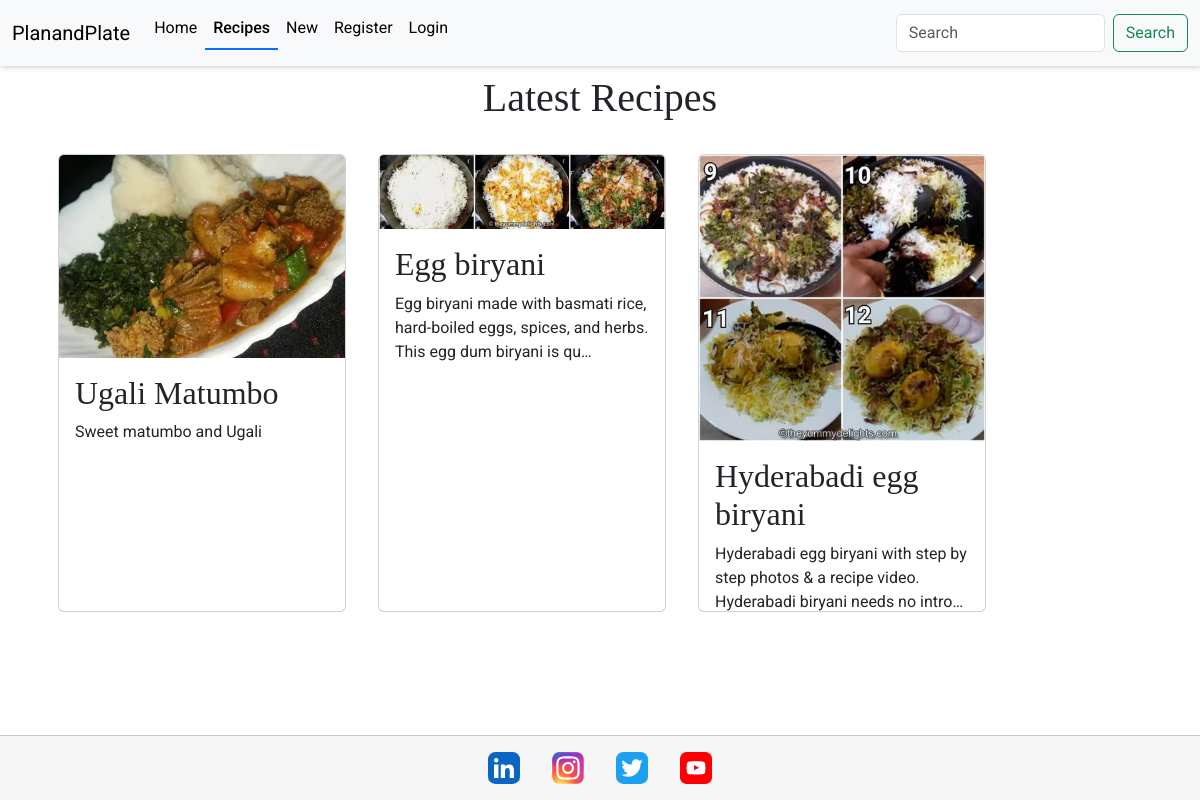
Screenshot of /recipes/recipes/ with the database file from the repository.
### recipes/models.py (models this page shows, shortened)
class Recipe(models.Model):
    user = models.ForeignKey(
        User, related_name="recipe_owner", on_delete=models.CASCADE
    )
    title = models.CharField(max_length=300, null=False, blank=False)
    description = models.CharField(max_length=500, null=False, blank=False)
    instructions = RichTextField(max_length=10000, null=False, blank=False)
    ingredients = RichTextField(max_length=10000, null=False, blank=False)
    image = ResizedImageField(
        size=[400, None],
        quality=75,
        upload_to="recipes/",
        force_format="WEBP",
        blank=False,
        null=False,
    )
    image_alt = models.CharField(max_length=100, null=False, blank=False)
    meal_type = models.CharField(max_length=50, choices=MEAL_TYPES, default="breakfast")
    cuisine_types = models.CharField(
        max_length=100, choices=CUISINE_TYPES, default="african"
    )
    calories = models.IntegerField()
    posted_date = models.DateTimeField(auto_now=True)
    class Meta:
        ordering = ["-posted_date"]

### recipes/views.py (the view)
# urls.py: path("recipes/", Recipes.as_view(), name="recipes"),
class Recipes(ListView):
    template_name = "recipes/recipes.html"
    model = Recipe
    context_object_name = "recipes"
    def get_queryset(self, **kwargs):
        query = self.request.GET.get("q")
        if query:
            recipes = self.model.objects.filter(
                Q(title__icontains=query)
                | Q(description__icontains=query)
                | Q(instructions__icontains=query)
                | Q(cuisine_types__icontains=query)
            )
        else:
            recipes = self.model.objects.all()
        return recipes

### recipes/templates/recipes/recipes.html (shortened to what this page needs)
{% extends 'base.html' %}
{% block content %}
<h1 class="text-center p-2">
 Latest Recipes
</h1>
<div class="container d-flex flex-row flex-wrap justify-context-center">
    {% for recipe in recipes %}
    <a class="recipes" href="{% url 'recipe_detail' recipe.id %}" aria-label="Click to view {{recipe.title}}">
        <div class="card m-3" style="width: 18rem;">
            <img src="{{recipe.image.url}}" class="card-img-top" alt="{{recipe.image_alt}}">
            <div class="card-body">
              <h2 class="card-title">{{recipe.title}}</h2>
              <p class="card-text">{{recipe.description|truncatechars:100}}</p>
            </div>
          </div>
    </a>
    {% endfor %}
</div>
{% endblock %}

### static/css/base.css (style rules this page uses)
:root { --title: 'EB Garamond', serif; --main-font: 'Roboto', serif; --background: #3f006a0f; --blue: #0d6efd; --black: #000; --off-white: #f6f6f6; --white: #fff; --orange: #ffbf50; --smal-box-shadow: 1px -1px 7px 0 #00000061; --border: 1px solid #00000030; }
html, body { height: 100%; }
body { display: flex; flex-direction: column; font-family: var(--main-font); }
h1, h2, h3, h4, h5, h6 { font-family: var(--title); }
.card { height: 90%; margin-top: 1rem; }
.recipes { text-decoration: none; color: var(--black); }

### rows the page displays
Recipe: image (picture), title "Ugali Matumbo", description "Sweet matumbo and Ugali"
Recipe: image (picture), title "Egg biryani", description "Egg biryani made with basmati rice, hard-boiled eggs, spices, and herbs. This egg dum biryani is qu…"
Recipe: image (picture), title "Hyderabadi egg biryani", description "Hyderabadi egg biryani with step by step photos & a recipe video. Hyderabadi biryani needs no intro…"
